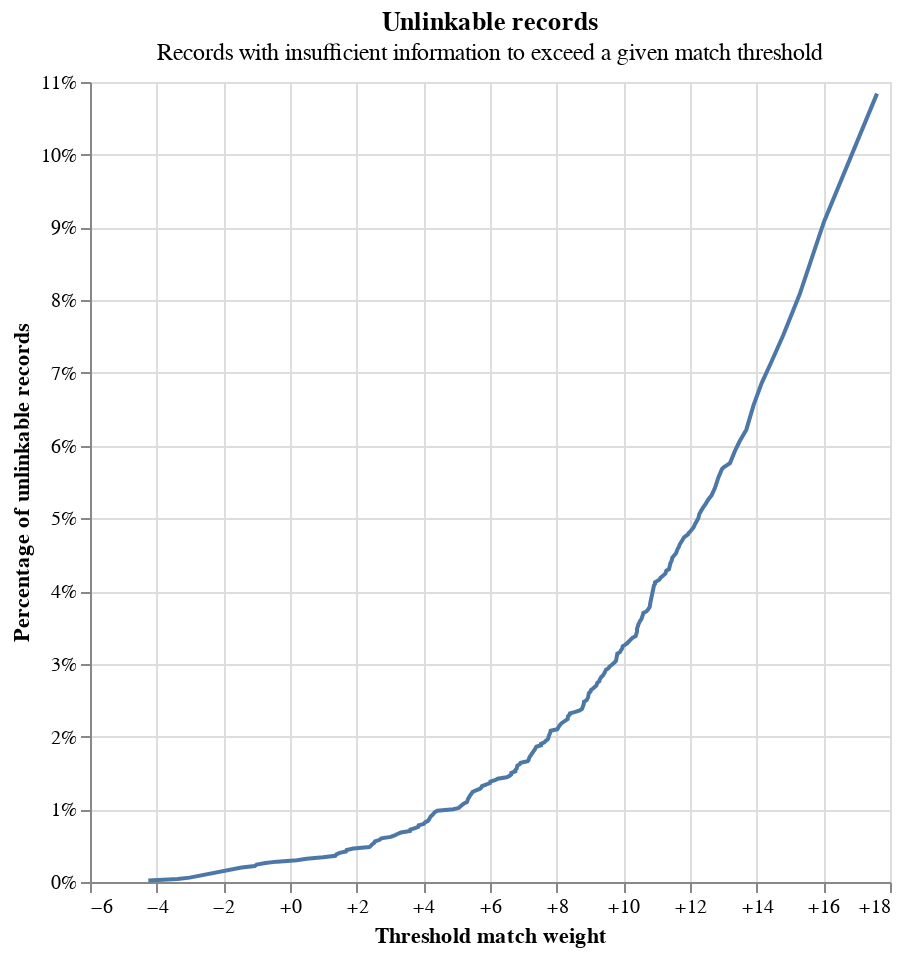

Notebook cell for this chart:
### Code cell
linker.unlinkables_chart()

### Figure 1 — Vega-Lite specification as saved in the notebook (floating-point values rounded to 4 significant figures; data arrays with more than 128 entries replaced by an {"elided": "..."} marker saying what was removed)
{"config": {"view": {"continuousWidth": 400, "continuousHeight": 300}}, "layer": [{"mark": {"type": "line"}, "encoding": {"x": {"axis": {"format": "+", "title": "Threshold match weight"}, "field": "match_weight", "type": "quantitative"}, "y": {"axis": {"format": "%", "title": "Percentage of unlinkable records"}, "field": "cum_prop", "type": "quantitative"}}}, {"mark": {"type": "point"}, "encoding": {"opacity": {"condition": {"param": "x_match_weight_y_cum_prop_coords_of_mouse", "value": 1, "empty": false}, "value": 0}, "tooltip": [{"field": "match_weight", "format": "+.5", "title": "Match weight", "type": "quantitative"}, {"field": "match_probability", "format": ".5", "title": "Match probability", "type": "quantitative"}, {"field": "cum_prop", "format": ".3%", "title": "Proportion of unlinkable records", "type": "quantitative"}], "x": {"axis": {"title": "Threshold match weight"}, "field": "match_weight", "type": "quantitative"}, "y": {"axis": {"format": "%", "title": "Percentage of unlinkable records"}, "field": "cum_prop", "type": "quantitative"}}, "name": "mouse_coords"}, {"mark": {"type": "rule", "color": "gray"}, "encoding": {"x": {"field": "match_weight", "type": "quantitative"}}, "transform": [{"filter": {"param": "x_match_weight_y_cum_prop_coords_of_mouse", "empty": false}}]}, {"mark": {"type": "rule", "color": "gray"}, "encoding": {"y": {"field": "cum_prop", "type": "quantitative"}}, "transform": [{"filter": {"param": "x_match_weight_y_cum_prop_coords_of_mouse", "empty": false}}]}], "data": {"name": "data-c702767a1d090bc33d06ea2410d2863b"}, "height": 400, "params": [{"name": "x_match_weight_y_cum_prop_coords_of_mouse", "select": {"type": "point", "fields": ["match_weight", "cum_prop"], "nearest": true, "on": "mouseover"}, "views": ["mouse_coords"]}], "title": {"text": "Unlinkable records", "subtitle": "Records with insufficient information to exceed a given match threshold"}, "width": 400, "$schema": "https://vega.github.io/schema/vega-lite/v5.9.3.json", "datasets": {"data-c702767a1d090bc33d06ea2410d2863b": {"elided": "190 records"}}}
